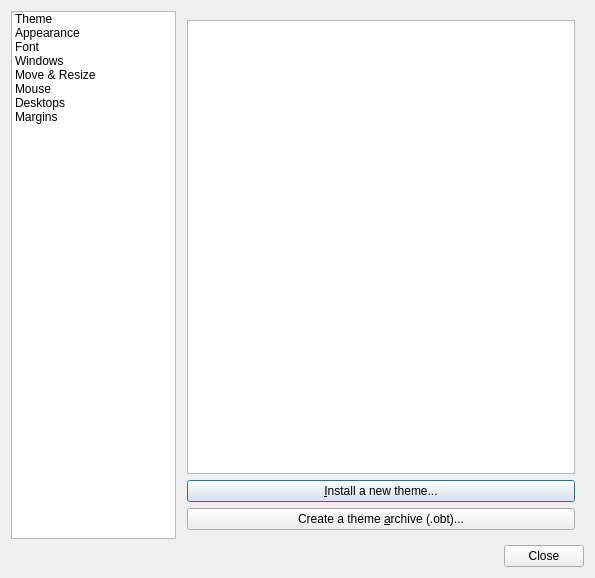
<?xml version="1.0" encoding="UTF-8"?>
<ui version="4.0">
 <class>MainDialog</class>
 <widget class="QDialog" name="MainDialog">
  <property name="geometry">
   <rect>
    <x>0</x>
    <y>0</y>
    <width>595</width>
    <height>578</height>
   </rect>
  </property>
  <property name="windowTitle">
   <string>Window Manager Preferences</string>
  </property>
  <layout class="QVBoxLayout" name="verticalLayout">
   <item>
    <layout class="QHBoxLayout" name="horizontalLayout" stretch="0,0">
     <property name="spacing">
      <number>2</number>
     </property>
     <item>
      <widget class="QListWidget" name="listWidget">
       <property name="sizePolicy">
        <sizepolicy hsizetype="Preferred" vsizetype="Preferred">
         <horstretch>0</horstretch>
         <verstretch>0</verstretch>
        </sizepolicy>
       </property>
       <property name="horizontalScrollBarPolicy">
        <enum>Qt::ScrollBarAlwaysOff</enum>
       </property>
       <property name="currentRow">
        <number>-1</number>
       </property>
       <item>
        <property name="text">
         <string>Theme</string>
        </property>
        <property name="icon">
         <iconset theme="preferences-desktop-theme"/>
        </property>
       </item>
       <item>
        <property name="text">
         <string>Appearance</string>
        </property>
        <property name="icon">
         <iconset theme="preferences-desktop-theme"/>
        </property>
       </item>
       <item>
        <property name="text">
         <string>Font</string>
        </property>
        <property name="icon">
         <iconset theme="preferences-desktop-font"/>
        </property>
       </item>
       <item>
        <property name="text">
         <string>Windows</string>
        </property>
        <property name="icon">
         <iconset theme="preferences-system-windows"/>
        </property>
       </item>
       <item>
        <property name="text">
         <string>Move &amp; Resize</string>
        </property>
        <property name="icon">
         <iconset theme="view-restore"/>
        </property>
       </item>
       <item>
        <property name="text">
         <string>Mouse</string>
        </property>
        <property name="icon">
         <iconset theme="input-mouse"/>
        </property>
       </item>
       <item>
        <property name="text">
         <string>Desktops</string>
        </property>
        <property name="icon">
         <iconset theme="preferences-desktop"/>
        </property>
       </item>
       <item>
        <property name="text">
         <string>Margins</string>
        </property>
        <property name="icon">
         <iconset theme="preferences-desktop-display"/>
        </property>
       </item>
      </widget>
     </item>
     <item>
      <widget class="QStackedWidget" name="stackedWidget">
       <property name="currentIndex">
        <number>0</number>
       </property>
       <widget class="QWidget" name="themePage">
        <layout class="QVBoxLayout" name="verticalLayout_2">
         <item>
          <widget class="QListView" name="theme_names"/>
         </item>
         <item>
          <widget class="QPushButton" name="install_theme">
           <property name="text">
            <string>&amp;Install a new theme...</string>
           </property>
          </widget>
         </item>
         <item>
          <widget class="QPushButton" name="theme_archive">
           <property name="text">
            <string>Create a theme &amp;archive (.obt)...</string>
           </property>
          </widget>
         </item>
        </layout>
       </widget>
       <widget class="QWidget" name="appearancePage">
        <layout class="QVBoxLayout" name="verticalLayout_4">
         <item>
          <widget class="QGroupBox" name="groupBox">
           <property name="title">
            <string>Windows</string>
           </property>
           <layout class="QVBoxLayout" name="verticalLayout_3">
            <item>
             <widget class="QCheckBox" name="window_border">
              <property name="text">
               <string>&amp;Windows retain a border when undecorated</string>
              </property>
             </widget>
            </item>
            <item>
             <widget class="QCheckBox" name="animate_iconify">
              <property name="text">
               <string>A&amp;nimate iconify and restore</string>
              </property>
             </widget>
            </item>
           </layout>
          </widget>
         </item>
         <item>
          <widget class="QGroupBox" name="groupBox_2">
           <property name="title">
            <string>Window Titles</string>
           </property>
           <layout class="QFormLayout" name="formLayout_2">
            <item row="0" column="0">
             <widget class="QLabel" name="label">
              <property name="text">
               <string>Button order:</string>
              </property>
             </widget>
            </item>
            <item row="0" column="1">
             <widget class="QLineEdit" name="title_layout"/>
            </item>
            <item row="1" column="0" colspan="2">
             <widget class="QLabel" name="label_35">
              <property name="text">
               <string>N: Window icon
L: Window label (Title)
I: Iconify (Minimize)
M: Maximize
C: Close
S: Shade (Roll up)
D: Omnipresent (On all desktops)</string>
              </property>
             </widget>
            </item>
           </layout>
          </widget>
         </item>
         <item>
          <spacer name="verticalSpacer_4">
           <property name="orientation">
            <enum>Qt::Vertical</enum>
           </property>
           <property name="sizeHint" stdset="0">
            <size>
             <width>20</width>
             <height>40</height>
            </size>
           </property>
          </spacer>
         </item>
        </layout>
       </widget>
       <widget class="QWidget" name="fontPage">
        <layout class="QFormLayout" name="formLayout">
         <property name="fieldGrowthPolicy">
          <enum>QFormLayout::AllNonFixedFieldsGrow</enum>
         </property>
         <item row="0" column="1">
          <widget class="Fm::FontButton" name="font_active">
           <property name="text">
            <string/>
           </property>
          </widget>
         </item>
         <item row="1" column="1">
          <widget class="Fm::FontButton" name="font_inactive">
           <property name="text">
            <string/>
           </property>
          </widget>
         </item>
         <item row="2" column="1">
          <widget class="Fm::FontButton" name="font_menu_header">
           <property name="text">
            <string/>
           </property>
          </widget>
         </item>
         <item row="3" column="1">
          <widget class="Fm::FontButton" name="font_menu_item">
           <property name="text">
            <string/>
           </property>
          </widget>
         </item>
         <item row="4" column="1">
          <widget class="Fm::FontButton" name="font_active_display">
           <property name="text">
            <string/>
           </property>
          </widget>
         </item>
         <item row="5" column="1">
          <widget class="Fm::FontButton" name="font_inactive_display">
           <property name="text">
            <string/>
           </property>
          </widget>
         </item>
         <item row="0" column="0">
          <widget class="QLabel" name="label_2">
           <property name="text">
            <string>&amp;Active window title: </string>
           </property>
           <property name="buddy">
            <cstring>font_active</cstring>
           </property>
          </widget>
         </item>
         <item row="1" column="0">
          <widget class="QLabel" name="label_3">
           <property name="text">
            <string>&amp;Inactive window title: </string>
           </property>
           <property name="buddy">
            <cstring>font_inactive</cstring>
           </property>
          </widget>
         </item>
         <item row="2" column="0">
          <widget class="QLabel" name="label_5">
           <property name="text">
            <string>Menu &amp;header: </string>
           </property>
           <property name="buddy">
            <cstring>font_menu_header</cstring>
           </property>
          </widget>
         </item>
         <item row="3" column="0">
          <widget class="QLabel" name="label_4">
           <property name="text">
            <string>&amp;Menu Item: </string>
           </property>
           <property name="buddy">
            <cstring>font_menu_item</cstring>
           </property>
          </widget>
         </item>
         <item row="4" column="0">
          <widget class="QLabel" name="label_6">
           <property name="text">
            <string>Active &amp;On-screen display: </string>
           </property>
           <property name="buddy">
            <cstring>font_active_display</cstring>
           </property>
          </widget>
         </item>
         <item row="5" column="0">
          <widget class="QLabel" name="label_7">
           <property name="text">
            <string>Inactive O&amp;n-screen display: </string>
           </property>
           <property name="buddy">
            <cstring>font_inactive_display</cstring>
           </property>
          </widget>
         </item>
        </layout>
       </widget>
       <widget class="QWidget" name="windowsPage">
        <layout class="QVBoxLayout" name="verticalLayout_10">
         <item>
          <widget class="QCheckBox" name="focus_new">
           <property name="text">
            <string>Focus &amp;new windows when they appear</string>
           </property>
          </widget>
         </item>
         <item>
          <widget class="QCheckBox" name="place_mouse">
           <property name="text">
            <string>&amp;Place new windows under the mouse pointer</string>
           </property>
          </widget>
         </item>
         <item>
          <widget class="QCheckBox" name="place_center">
           <property name="text">
            <string>&amp;Center new windows when they are placed</string>
           </property>
          </widget>
         </item>
         <item>
          <layout class="QHBoxLayout" name="horizontalLayout_3">
           <item>
            <widget class="QLabel" name="label_31">
             <property name="text">
              <string>Prefer to place new windows &amp;on:</string>
             </property>
             <property name="buddy">
              <cstring>place_active_popup</cstring>
             </property>
            </widget>
           </item>
           <item>
            <widget class="QComboBox" name="place_active_popup">
             <item>
              <property name="text">
               <string>All monitors</string>
              </property>
             </item>
             <item>
              <property name="text">
               <string>The active monitor</string>
              </property>
             </item>
             <item>
              <property name="text">
               <string>The monitor with the mouse</string>
              </property>
             </item>
             <item>
              <property name="text">
               <string>Primary monitor</string>
              </property>
             </item>
            </widget>
           </item>
          </layout>
         </item>
         <item>
          <widget class="QGroupBox" name="groupBox_8">
           <property name="title">
            <string>Primary Monitor</string>
           </property>
           <layout class="QFormLayout" name="formLayout_4">
            <item row="0" column="0" colspan="2">
             <widget class="QLabel" name="label_32">
              <property name="text">
               <string>The primary monitor is where Openbox will place dialogs, such as the one used for cycling windows.</string>
              </property>
              <property name="wordWrap">
               <bool>true</bool>
              </property>
             </widget>
            </item>
            <item row="1" column="0">
             <widget class="QLabel" name="label_33">
              <property name="text">
               <string>Primary &amp;monitor:</string>
              </property>
              <property name="buddy">
               <cstring>primary_monitor_popup</cstring>
              </property>
             </widget>
            </item>
            <item row="1" column="1">
             <widget class="QComboBox" name="primary_monitor_popup">
              <item>
               <property name="text">
                <string>Fixed Monitor</string>
               </property>
              </item>
              <item>
               <property name="text">
                <string>Active Monitor</string>
               </property>
              </item>
              <item>
               <property name="text">
                <string>Monitor With Mouse Pointer</string>
               </property>
              </item>
             </widget>
            </item>
            <item row="2" column="0">
             <widget class="QLabel" name="label_34">
              <property name="text">
               <string>&amp;Fixed monitor:</string>
              </property>
              <property name="buddy">
               <cstring>fixed_monitor</cstring>
              </property>
             </widget>
            </item>
            <item row="2" column="1">
             <widget class="QSpinBox" name="fixed_monitor">
              <property name="minimum">
               <number>1</number>
              </property>
              <property name="maximum">
               <number>100</number>
              </property>
             </widget>
            </item>
           </layout>
          </widget>
         </item>
         <item>
          <spacer name="verticalSpacer_5">
           <property name="orientation">
            <enum>Qt::Vertical</enum>
           </property>
           <property name="sizeHint" stdset="0">
            <size>
             <width>20</width>
             <height>40</height>
            </size>
           </property>
          </spacer>
         </item>
        </layout>
       </widget>
       <widget class="QWidget" name="moveResizePage">
        <layout class="QVBoxLayout" name="verticalLayout_5">
         <item>
          <widget class="QGroupBox" name="groupBox_3">
           <property name="title">
            <string>Moving and Resizing Windows</string>
           </property>
           <layout class="QFormLayout" name="formLayout_3">
            <item row="0" column="0" colspan="2">
             <widget class="QCheckBox" name="resize_contents">
              <property name="text">
               <string>Update the window contents while &amp;resizing</string>
              </property>
             </widget>
            </item>
            <item row="1" column="0">
             <widget class="QLabel" name="label_8">
              <property name="text">
               <string>Drag &amp;threshold distance:</string>
              </property>
              <property name="buddy">
               <cstring>drag_threshold</cstring>
              </property>
             </widget>
            </item>
            <item row="1" column="1">
             <widget class="QSpinBox" name="drag_threshold">
              <property name="minimum">
               <number>1</number>
              </property>
              <property name="maximum">
               <number>100</number>
              </property>
             </widget>
            </item>
            <item row="2" column="0">
             <widget class="QLabel" name="label_9">
              <property name="text">
               <string>Amount of resistance against other &amp;windows:</string>
              </property>
              <property name="buddy">
               <cstring>resist_window</cstring>
              </property>
             </widget>
            </item>
            <item row="2" column="1">
             <widget class="QSpinBox" name="resist_window">
              <property name="minimum">
               <number>0</number>
              </property>
              <property name="maximum">
               <number>100</number>
              </property>
             </widget>
            </item>
            <item row="3" column="0">
             <widget class="QLabel" name="label_10">
              <property name="text">
               <string>Amount of resistance against screen &amp;edges:</string>
              </property>
              <property name="buddy">
               <cstring>resist_edge</cstring>
              </property>
             </widget>
            </item>
            <item row="3" column="1">
             <widget class="QSpinBox" name="resist_edge">
              <property name="minimum">
               <number>0</number>
              </property>
              <property name="maximum">
               <number>100</number>
              </property>
             </widget>
            </item>
            <item row="5" column="0">
             <widget class="QLabel" name="label_11">
              <property name="text">
               <string>&amp;Amount of time to wait before switching:</string>
              </property>
              <property name="buddy">
               <cstring>warp_edge_time</cstring>
              </property>
             </widget>
            </item>
            <item row="5" column="1">
             <widget class="QSpinBox" name="warp_edge_time">
              <property name="minimum">
               <number>100</number>
              </property>
              <property name="maximum">
               <number>10000</number>
              </property>
             </widget>
            </item>
            <item row="4" column="0" colspan="2">
             <widget class="QCheckBox" name="warp_edge">
              <property name="text">
               <string>&amp;Switch desktops when moving a window past the screen edge</string>
              </property>
             </widget>
            </item>
           </layout>
          </widget>
         </item>
         <item>
          <widget class="QGroupBox" name="groupBox_4">
           <property name="title">
            <string>Information Dialog</string>
           </property>
           <layout class="QGridLayout" name="gridLayout_2">
            <item row="2" column="1">
             <widget class="QComboBox" name="fixed_x_popup">
              <item>
               <property name="text">
                <string>Centered</string>
               </property>
              </item>
              <item>
               <property name="text">
                <string>From left edge</string>
               </property>
              </item>
              <item>
               <property name="text">
                <string>From right edge</string>
               </property>
              </item>
             </widget>
            </item>
            <item row="3" column="0">
             <widget class="QLabel" name="label_30">
              <property name="text">
               <string>Fixed &amp;y position:</string>
              </property>
              <property name="buddy">
               <cstring>fixed_y_popup</cstring>
              </property>
             </widget>
            </item>
            <item row="3" column="1">
             <widget class="QComboBox" name="fixed_y_popup">
              <item>
               <property name="text">
                <string>Centered</string>
               </property>
              </item>
              <item>
               <property name="text">
                <string>From top edge</string>
               </property>
              </item>
              <item>
               <property name="text">
                <string>From bottom edge</string>
               </property>
              </item>
             </widget>
            </item>
            <item row="1" column="0">
             <widget class="QLabel" name="label_13">
              <property name="text">
               <string>Information dialog's &amp;position:</string>
              </property>
              <property name="buddy">
               <cstring>resize_position</cstring>
              </property>
             </widget>
            </item>
            <item row="2" column="0">
             <widget class="QLabel" name="label_29">
              <property name="text">
               <string>Fixed &amp;x position:</string>
              </property>
              <property name="buddy">
               <cstring>fixed_x_popup</cstring>
              </property>
             </widget>
            </item>
            <item row="0" column="0">
             <widget class="QLabel" name="label_12">
              <property name="text">
               <string>Show &amp;information dialog:</string>
              </property>
              <property name="buddy">
               <cstring>resize_popup</cstring>
              </property>
             </widget>
            </item>
            <item row="3" column="2">
             <widget class="QSpinBox" name="fixed_y_pos">
              <property name="maximum">
               <number>10000</number>
              </property>
             </widget>
            </item>
            <item row="2" column="2">
             <widget class="QSpinBox" name="fixed_x_pos">
              <property name="maximum">
               <number>10000</number>
              </property>
             </widget>
            </item>
            <item row="0" column="1" colspan="2">
             <widget class="QComboBox" name="resize_popup">
              <item>
               <property name="text">
                <string>When resizing terminal windows</string>
               </property>
              </item>
              <item>
               <property name="text">
                <string>Always</string>
               </property>
              </item>
              <item>
               <property name="text">
                <string>Never</string>
               </property>
              </item>
             </widget>
            </item>
            <item row="1" column="1" colspan="2">
             <widget class="QComboBox" name="resize_position">
              <item>
               <property name="text">
                <string>Centered on the window</string>
               </property>
              </item>
              <item>
               <property name="text">
                <string>Above the window</string>
               </property>
              </item>
              <item>
               <property name="text">
                <string>Fixed position on screen</string>
               </property>
              </item>
             </widget>
            </item>
           </layout>
          </widget>
         </item>
         <item>
          <layout class="QVBoxLayout" name="verticalLayout_9"/>
         </item>
         <item>
          <spacer name="verticalSpacer">
           <property name="orientation">
            <enum>Qt::Vertical</enum>
           </property>
           <property name="sizeHint" stdset="0">
            <size>
             <width>20</width>
             <height>40</height>
            </size>
           </property>
          </spacer>
         </item>
        </layout>
       </widget>
       <widget class="QWidget" name="mousePage">
        <layout class="QVBoxLayout" name="verticalLayout_7">
         <item>
          <widget class="QGroupBox" name="groupBox_5">
           <property name="title">
            <string>Focusing Windows</string>
           </property>
           <property name="checkable">
            <bool>false</bool>
           </property>
           <layout class="QVBoxLayout" name="verticalLayout_6">
            <item>
             <widget class="QCheckBox" name="focus_mouse">
              <property name="text">
               <string>Focus windows when the mouse pointer moves over them</string>
              </property>
             </widget>
            </item>
            <item>
             <layout class="QFormLayout" name="formLayout_5">
              <property name="leftMargin">
               <number>16</number>
              </property>
              <item row="3" column="0">
               <widget class="QLabel" name="focus_delay_label">
                <property name="text">
                 <string>&amp;Delay before focusing and raising windows:</string>
                </property>
                <property name="buddy">
                 <cstring>focus_delay</cstring>
                </property>
               </widget>
              </item>
              <item row="3" column="1">
               <widget class="QSpinBox" name="focus_delay">
                <property name="minimum">
                 <number>0</number>
                </property>
                <property name="maximum">
                 <number>10000</number>
                </property>
               </widget>
              </item>
              <item row="0" column="0" colspan="2">
               <widget class="QCheckBox" name="focus_notlast">
                <property name="text">
                 <string>Move focus under the mouse when &amp;switching desktops</string>
                </property>
               </widget>
              </item>
              <item row="1" column="0" colspan="2">
               <widget class="QCheckBox" name="focus_under_mouse">
                <property name="text">
                 <string>Move focus &amp;under the mouse when the mouse is not moving</string>
                </property>
               </widget>
              </item>
              <item row="2" column="0" colspan="2">
               <widget class="QCheckBox" name="focus_raise">
                <property name="text">
                 <string>&amp;Raise windows when the mouse pointer moves over them</string>
                </property>
               </widget>
              </item>
             </layout>
            </item>
           </layout>
          </widget>
         </item>
         <item>
          <widget class="QGroupBox" name="groupBox_6">
           <property name="title">
            <string>Titlebar</string>
           </property>
           <layout class="QFormLayout" name="formLayout_6">
            <item row="0" column="0">
             <widget class="QLabel" name="label_15">
              <property name="text">
               <string>Double click on the &amp;titlebar:</string>
              </property>
              <property name="buddy">
               <cstring>titlebar_doubleclick</cstring>
              </property>
             </widget>
            </item>
            <item row="0" column="1">
             <widget class="QComboBox" name="titlebar_doubleclick">
              <item>
               <property name="text">
                <string>Maximizes the window</string>
               </property>
              </item>
              <item>
               <property name="text">
                <string>Shades the window</string>
               </property>
              </item>
             </widget>
            </item>
            <item row="1" column="0">
             <widget class="QLabel" name="label_16">
              <property name="text">
               <string>Double click ti&amp;me:</string>
              </property>
              <property name="buddy">
               <cstring>doubleclick_time</cstring>
              </property>
             </widget>
            </item>
            <item row="1" column="1">
             <widget class="QSpinBox" name="doubleclick_time">
              <property name="maximum">
               <number>10000</number>
              </property>
             </widget>
            </item>
           </layout>
          </widget>
         </item>
         <item>
          <spacer name="verticalSpacer_2">
           <property name="orientation">
            <enum>Qt::Vertical</enum>
           </property>
           <property name="sizeHint" stdset="0">
            <size>
             <width>20</width>
             <height>40</height>
            </size>
           </property>
          </spacer>
         </item>
        </layout>
       </widget>
       <widget class="QWidget" name="desktopPage">
        <layout class="QFormLayout" name="formLayout_7">
         <property name="fieldGrowthPolicy">
          <enum>QFormLayout::AllNonFixedFieldsGrow</enum>
         </property>
         <item row="0" column="0">
          <widget class="QCheckBox" name="desktop_popup">
           <property name="text">
            <string>&amp;Show a notification when switching desktops</string>
           </property>
          </widget>
         </item>
         <item row="1" column="0">
          <widget class="QLabel" name="label_17">
           <property name="text">
            <string>&amp;Amount of time to show the notification for:</string>
           </property>
           <property name="buddy">
            <cstring>desktop_popup_time</cstring>
           </property>
          </widget>
         </item>
         <item row="1" column="1">
          <widget class="QSpinBox" name="desktop_popup_time">
           <property name="enabled">
            <bool>false</bool>
           </property>
           <property name="minimum">
            <number>1</number>
           </property>
           <property name="maximum">
            <number>10000</number>
           </property>
          </widget>
         </item>
         <item row="3" column="0">
          <widget class="QLabel" name="label_18">
           <property name="text">
            <string>&amp;Number of desktops: </string>
           </property>
           <property name="buddy">
            <cstring>desktop_num</cstring>
           </property>
          </widget>
         </item>
         <item row="3" column="1">
          <widget class="QSpinBox" name="desktop_num">
           <property name="minimum">
            <number>1</number>
           </property>
           <property name="maximum">
            <number>100</number>
           </property>
          </widget>
         </item>
         <item row="9" column="0" colspan="2">
          <widget class="QListWidget" name="desktop_names"/>
         </item>
         <item row="4" column="0" colspan="2">
          <widget class="QLabel" name="label_19">
           <property name="text">
            <string>&amp;Desktop names:</string>
           </property>
           <property name="buddy">
            <cstring>desktop_names</cstring>
           </property>
          </widget>
         </item>
        </layout>
       </widget>
       <widget class="QWidget" name="marginsPage">
        <layout class="QVBoxLayout" name="verticalLayout_8">
         <item>
          <widget class="QGroupBox" name="groupBox_7">
           <property name="title">
            <string>Desktop Margins</string>
           </property>
           <layout class="QGridLayout" name="gridLayout">
            <item row="0" column="0" colspan="3">
             <widget class="QLabel" name="label_20">
              <property name="text">
               <string>Desktop margins are reserved areas on the edge of your screen.  New windows will not be placed within a margin, and maximized windows will not cover them.</string>
              </property>
              <property name="wordWrap">
               <bool>true</bool>
              </property>
             </widget>
            </item>
            <item row="1" column="0">
             <widget class="QLabel" name="label_21">
              <property name="text">
               <string>Left:</string>
              </property>
             </widget>
            </item>
            <item row="1" column="1">
             <widget class="QSpinBox" name="margins_left">
              <property name="maximum">
               <number>100</number>
              </property>
             </widget>
            </item>
            <item row="1" column="2">
             <widget class="QLabel" name="label_25">
              <property name="text">
               <string>px</string>
              </property>
             </widget>
            </item>
            <item row="2" column="0">
             <widget class="QLabel" name="label_22">
              <property name="text">
               <string>Top:</string>
              </property>
             </widget>
            </item>
            <item row="2" column="1">
             <widget class="QSpinBox" name="margins_top">
              <property name="maximum">
               <number>100</number>
              </property>
             </widget>
            </item>
            <item row="2" column="2">
             <widget class="QLabel" name="label_26">
              <property name="text">
               <string>px</string>
              </property>
             </widget>
            </item>
            <item row="3" column="0">
             <widget class="QLabel" name="label_23">
              <property name="text">
               <string>Right:</string>
              </property>
             </widget>
            </item>
            <item row="3" column="1">
             <widget class="QSpinBox" name="margins_right">
              <property name="maximum">
               <number>100</number>
              </property>
             </widget>
            </item>
            <item row="3" column="2">
             <widget class="QLabel" name="label_27">
              <property name="text">
               <string>px</string>
              </property>
             </widget>
            </item>
            <item row="4" column="0">
             <widget class="QLabel" name="label_24">
              <property name="text">
               <string>Bottom:</string>
              </property>
             </widget>
            </item>
            <item row="4" column="1">
             <widget class="QSpinBox" name="margins_bottom">
              <property name="maximum">
               <number>100</number>
              </property>
             </widget>
            </item>
            <item row="4" column="2">
             <widget class="QLabel" name="label_28">
              <property name="text">
               <string>px</string>
              </property>
             </widget>
            </item>
           </layout>
          </widget>
         </item>
         <item>
          <spacer name="verticalSpacer_3">
           <property name="orientation">
            <enum>Qt::Vertical</enum>
           </property>
           <property name="sizeHint" stdset="0">
            <size>
             <width>20</width>
             <height>40</height>
            </size>
           </property>
          </spacer>
         </item>
        </layout>
       </widget>
       <widget class="QWidget" name="dockPage">
        <property name="enabled">
         <bool>false</bool>
        </property>
        <layout class="QVBoxLayout" name="verticalLayout_12" stretch=""/>
       </widget>
      </widget>
     </item>
    </layout>
   </item>
   <item>
    <layout class="QHBoxLayout" name="horizontalLayout_2">
     <item>
      <widget class="QDialogButtonBox" name="buttonBox">
       <property name="orientation">
        <enum>Qt::Horizontal</enum>
       </property>
       <property name="standardButtons">
        <set>QDialogButtonBox::Close</set>
       </property>
      </widget>
     </item>
    </layout>
   </item>
  </layout>
 </widget>
 <customwidgets>
  <customwidget>
   <class>Fm::FontButton</class>
   <extends>QPushButton</extends>
   <header>fontbutton.h</header>
  </customwidget>
 </customwidgets>
 <resources/>
 <connections>
  <connection>
   <sender>buttonBox</sender>
   <signal>accepted()</signal>
   <receiver>MainDialog</receiver>
   <slot>accept()</slot>
   <hints>
    <hint type="sourcelabel">
     <x>449</x>
     <y>567</y>
    </hint>
    <hint type="destinationlabel">
     <x>157</x>
     <y>274</y>
    </hint>
   </hints>
  </connection>
  <connection>
   <sender>buttonBox</sender>
   <signal>rejected()</signal>
   <receiver>MainDialog</receiver>
   <slot>reject()</slot>
   <hints>
    <hint type="sourcelabel">
     <x>517</x>
     <y>567</y>
    </hint>
    <hint type="destinationlabel">
     <x>286</x>
     <y>274</y>
    </hint>
   </hints>
  </connection>
  <connection>
   <sender>listWidget</sender>
   <signal>currentRowChanged(int)</signal>
   <receiver>stackedWidget</receiver>
   <slot>setCurrentIndex(int)</slot>
   <hints>
    <hint type="sourcelabel">
     <x>101</x>
     <y>192</y>
    </hint>
    <hint type="destinationlabel">
     <x>386</x>
     <y>180</y>
    </hint>
   </hints>
  </connection>
  <connection>
   <sender>desktop_popup</sender>
   <signal>toggled(bool)</signal>
   <receiver>desktop_popup_time</receiver>
   <slot>setEnabled(bool)</slot>
   <hints>
    <hint type="sourcelabel">
     <x>249</x>
     <y>35</y>
    </hint>
    <hint type="destinationlabel">
     <x>249</x>
     <y>39</y>
    </hint>
   </hints>
  </connection>
 </connections>
</ui>
